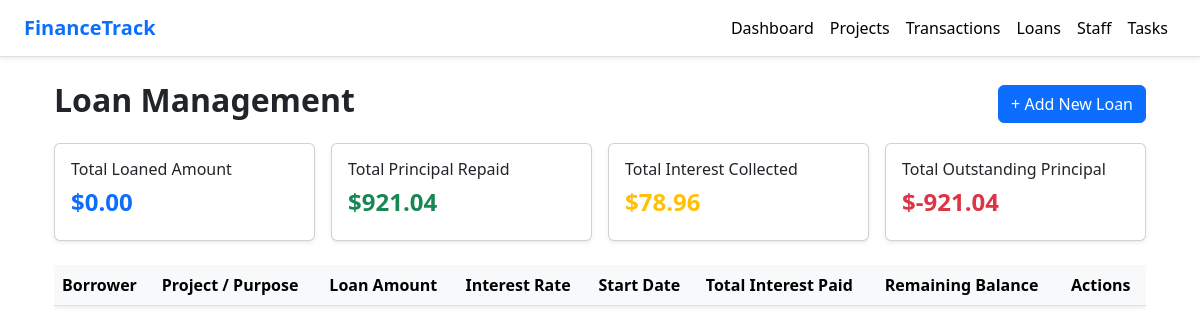
Page /loans/ on the earlier database version.
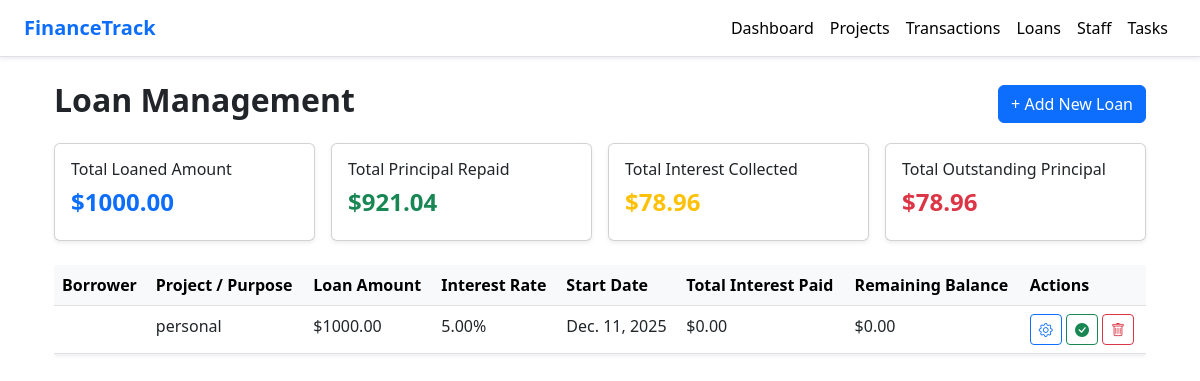
Same page on the later database version.
### app1/models.py (models this page shows, shortened)
class Loan(models.Model):
    project = models.ForeignKey(Project, on_delete=models.CASCADE)
    loan_id = models.CharField(max_length=50)
    amount = models.DecimalField(max_digits=10, decimal_places=2)
    interest_rate = models.DecimalField(max_digits=5, decimal_places=2, help_text='annual Interest in %')
    loan_purpose = models.CharField(max_length=100)
    start_date = models.DateField()
    created_at = models.DateTimeField(auto_now_add=True)
    updated_at = models.DateTimeField(auto_now=True)
    class Meta:
        verbose_name = 'Loan'
        verbose_name_plural = 'Loans'
        ordering = ['-start_date']

### app1/views.py (the view)
# urls.py: path('loans/', views.loan_list, name='loan_list'),
def loan_list(request):
    loans = Loan.objects.select_related('project').all()
    form = LoanForm()
    total_loaned_amount = loans.aggregate(total=Sum('amount'))['total'] or 0
    total_principal_repaid = 921.04  # Replace with actual logic or aggregate field
    total_interest_collected = 78.96
    total_outstanding = total_loaned_amount - Decimal(total_principal_repaid)
    context = {
        'loans': loans,
        'form': form,
        'total_loaned_amount': total_loaned_amount,
        'total_principal_repaid': total_principal_repaid,
        'total_interest_collected': total_interest_collected,
        'total_outstanding': total_outstanding,
    }
    return render(request, 'loan.html', context)

### app1/models.py (called while the page is built)
    def __str__(self):
        return self.name

### templates/loan.html (shortened to what this page needs)
{% extends 'base.html' %}
{% load static %}
{% block content %}
<div class="container my-4">
    <div class="d-flex justify-content-between align-items-center mb-3">
        <h2 class="fw-bold">Loan Management</h2>
        <button class="btn btn-primary" data-bs-toggle="modal" data-bs-target="#addLoanModal">
            + Add New Loan
        </button>
    </div>
    <div class="row g-3 mb-4">
        <div class="col-md-3">
            <div class="card shadow-sm p-3">
                <h6>Total Loaned Amount</h6>
                <h4 class="text-primary fw-bold">${{ total_loaned_amount|floatformat:2 }}</h4>
            </div>
        </div>
        <div class="col-md-3">
            <div class="card shadow-sm p-3">
                <h6>Total Principal Repaid</h6>
                <h4 class="text-success fw-bold">${{ total_principal_repaid|floatformat:2 }}</h4>
            </div>
        </div>
        <div class="col-md-3">
            <div class="card shadow-sm p-3">
                <h6>Total Interest Collected</h6>
                <h4 class="text-warning fw-bold">${{ total_interest_collected|floatformat:2 }}</h4>
            </div>
        </div>
        <div class="col-md-3">
            <div class="card shadow-sm p-3">
                <h6>Total Outstanding Principal</h6>
                <h4 class="text-danger fw-bold">${{ total_outstanding|floatformat:2 }}</h4>
            </div>
        </div>
    </div>
    <div class="table-responsive">
        <table class="table table-hover shadow-sm">
            <thead class="table-light">
                <tr>
                    <th>Borrower</th>
                    <th>Project / Purpose</th>
                    <th>Loan Amount</th>
                    <th>Interest Rate</th>
                    <th>Start Date</th>
                    <th>Total Interest Paid</th>
                    <th>Remaining Balance</th>
                    <th>Actions</th>
                </tr>
            </thead>
            <tbody>
                {% for loan in loans %}
                <tr>
                    <td><a href="#" class="text-primary" data-bs-toggle="modal" data-bs-target="#viewLoanModal{{ loan.id }}">{{ loan.project.borrower_name }}</a></td>
                    <td>{{ loan.loan_purpose }}</td>
                    <td>${{ loan.amount }}</td>
                    <td>{{ loan.interest_rate }}%</td>
                    <td>{{ loan.start_date }}</td>
                    <td>${{ loan.total_interest_paid|default:"0.00" }}</td>
                    <td>${{ loan.remaining_balance|default:"0.00" }}</td>
                    <td>
                        <button class="btn btn-sm btn-outline-primary" data-bs-toggle="modal" data-bs-target="#editLoanModal{{ loan.id }}">
                            <i class="bi bi-gear"></i>
                        </button>
                        <button class="btn btn-sm btn-outline-success">
                            <i class="bi bi-check-circle-fill"></i>
                        </button>
                        <button class="btn btn-sm btn-outline-danger" onclick="deleteLoan({{ loan.id }})">
                            <i class="bi bi-trash"></i>
                        </button>
                    </td>
                </tr>
                {% endfor %}
            </tbody>
        </table>
    </div>
</div>
{% endblock %}

Differences in the rows shown:
added Loan: loan_purpose "personal", amount "1000.00", interest_rate "5.00", start_date "Dec. 11, 2025", total_interest_paid "0.00", remaining_balance "0.00"
Other differences:
{{ total_loaned_amount|floatformat:2 }}: "0.00" → "1000.00"
{{ total_outstanding|floatformat:2 }}: "-921.04" → "78.96"
